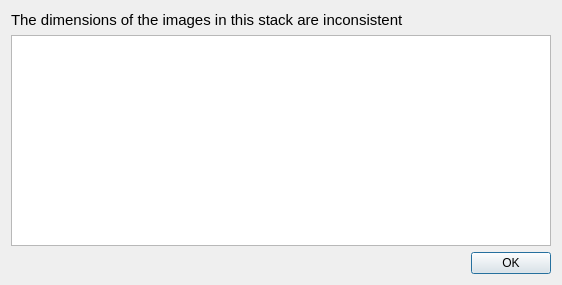
<?xml version="1.0" encoding="UTF-8"?>
<ui version="4.0">
 <class>BadStackDialog</class>
 <widget class="QDialog" name="BadStackDialog">
  <property name="geometry">
   <rect>
    <x>0</x>
    <y>0</y>
    <width>562</width>
    <height>285</height>
   </rect>
  </property>
  <property name="sizePolicy">
   <sizepolicy hsizetype="Expanding" vsizetype="Expanding">
    <horstretch>0</horstretch>
    <verstretch>0</verstretch>
   </sizepolicy>
  </property>
  <property name="windowTitle">
   <string>Error</string>
  </property>
  <layout class="QVBoxLayout" name="verticalLayout">
   <item>
    <widget class="QLabel" name="label">
     <property name="font">
      <font>
       <pointsize>11</pointsize>
       <weight>50</weight>
       <bold>false</bold>
      </font>
     </property>
     <property name="text">
      <string>The dimensions of the images in this stack are inconsistent</string>
     </property>
     <property name="wordWrap">
      <bool>true</bool>
     </property>
    </widget>
   </item>
   <item>
    <widget class="QTableView" name="tableView">
     <property name="selectionMode">
      <enum>QAbstractItemView::NoSelection</enum>
     </property>
     <attribute name="horizontalHeaderStretchLastSection">
      <bool>false</bool>
     </attribute>
    </widget>
   </item>
   <item>
    <widget class="QDialogButtonBox" name="buttonBox">
     <property name="orientation">
      <enum>Qt::Horizontal</enum>
     </property>
     <property name="standardButtons">
      <set>QDialogButtonBox::Ok</set>
     </property>
    </widget>
   </item>
  </layout>
 </widget>
 <resources/>
 <connections>
  <connection>
   <sender>buttonBox</sender>
   <signal>accepted()</signal>
   <receiver>BadStackDialog</receiver>
   <slot>accept()</slot>
   <hints>
    <hint type="sourcelabel">
     <x>248</x>
     <y>254</y>
    </hint>
    <hint type="destinationlabel">
     <x>157</x>
     <y>274</y>
    </hint>
   </hints>
  </connection>
  <connection>
   <sender>buttonBox</sender>
   <signal>rejected()</signal>
   <receiver>BadStackDialog</receiver>
   <slot>reject()</slot>
   <hints>
    <hint type="sourcelabel">
     <x>316</x>
     <y>260</y>
    </hint>
    <hint type="destinationlabel">
     <x>286</x>
     <y>274</y>
    </hint>
   </hints>
  </connection>
 </connections>
</ui>
